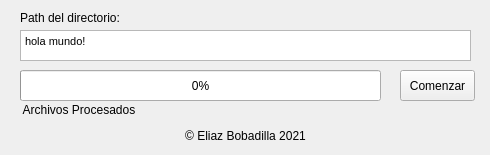
<?xml version="1.0" encoding="UTF-8"?>
<ui version="4.0">
 <class>PDFtoCSV</class>
 <widget class="QMainWindow" name="PDFtoCSV">
  <property name="geometry">
   <rect>
    <x>0</x>
    <y>0</y>
    <width>490</width>
    <height>155</height>
   </rect>
  </property>
  <property name="windowTitle">
   <string>PDF to CSV </string>
  </property>
  <widget class="QWidget" name="centralwidget">
   <widget class="QLabel" name="label">
    <property name="geometry">
     <rect>
      <x>20</x>
      <y>10</y>
      <width>121</width>
      <height>16</height>
     </rect>
    </property>
    <property name="text">
     <string>Path del directorio:</string>
    </property>
   </widget>
   <widget class="QProgressBar" name="progressBar">
    <property name="geometry">
     <rect>
      <x>20</x>
      <y>70</y>
      <width>361</width>
      <height>31</height>
     </rect>
    </property>
    <property name="value">
     <number>0</number>
    </property>
   </widget>
   <widget class="QPushButton" name="comenzar">
    <property name="geometry">
     <rect>
      <x>400</x>
      <y>70</y>
      <width>75</width>
      <height>31</height>
     </rect>
    </property>
    <property name="text">
     <string>Comenzar</string>
    </property>
   </widget>
   <widget class="QLabel" name="label_3">
    <property name="geometry">
     <rect>
      <x>20</x>
      <y>120</y>
      <width>451</width>
      <height>31</height>
     </rect>
    </property>
    <property name="text">
     <string>© Eliaz Bobadilla 2021</string>
    </property>
    <property name="alignment">
     <set>Qt::AlignCenter</set>
    </property>
   </widget>
   <widget class="QLabel" name="label_4">
    <property name="geometry">
     <rect>
      <x>20</x>
      <y>100</y>
      <width>171</width>
      <height>20</height>
     </rect>
    </property>
    <property name="text">
     <string> Archivos Procesados</string>
    </property>
    <property name="alignment">
     <set>Qt::AlignLeading|Qt::AlignLeft|Qt::AlignVCenter</set>
    </property>
   </widget>
   <widget class="QLabel" name="label_2">
    <property name="geometry">
     <rect>
      <x>30</x>
      <y>150</y>
      <width>47</width>
      <height>13</height>
     </rect>
    </property>
    <property name="text">
     <string/>
    </property>
   </widget>
   <widget class="QTextEdit" name="folder">
    <property name="geometry">
     <rect>
      <x>20</x>
      <y>30</y>
      <width>451</width>
      <height>31</height>
     </rect>
    </property>
    <property name="html">
     <string>&lt;!DOCTYPE HTML PUBLIC &quot;-//W3C//DTD HTML 4.0//EN&quot; &quot;http://www.w3.org/TR/REC-html40/strict.dtd&quot;&gt;
&lt;html&gt;&lt;head&gt;&lt;meta name=&quot;qrichtext&quot; content=&quot;1&quot; /&gt;&lt;style type=&quot;text/css&quot;&gt;
p, li { white-space: pre-wrap; }
&lt;/style&gt;&lt;/head&gt;&lt;body style=&quot; font-family:'MS Shell Dlg 2'; font-size:8.25pt; font-weight:400; font-style:normal;&quot;&gt;
&lt;p style=&quot; margin-top:0px; margin-bottom:0px; margin-left:0px; margin-right:0px; -qt-block-indent:0; text-indent:0px;&quot;&gt;&lt;span style=&quot; font-size:8pt;&quot;&gt;hola mundo!&lt;/span&gt;&lt;/p&gt;&lt;/body&gt;&lt;/html&gt;</string>
    </property>
   </widget>
  </widget>
 </widget>
 <resources/>
 <connections/>
</ui>
